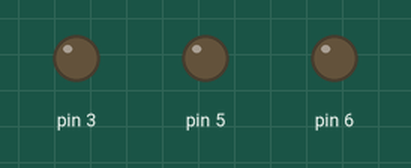
Bench run of a sketch on a simulated Arduino Uno, built with avr-gcc and run on an emulated ATmega328P. Shown: output pins drawn as LEDs (lit = HIGH).

Above: at 0.1 s.
At 0.7 s:
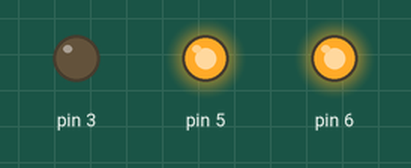
At 1.3 s:
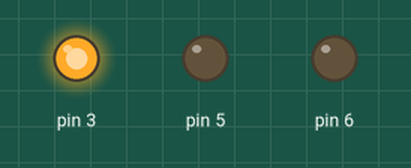
At 1.71 s:
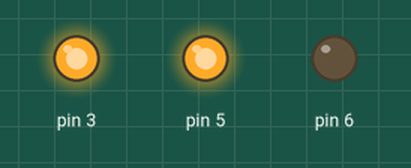
At 3.11 s:
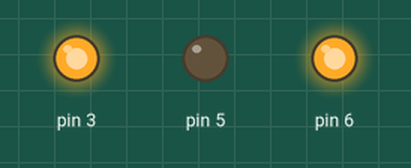
At 4.32 s:
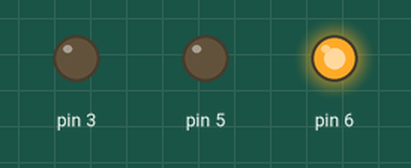
Timing chart, 0 to 4.6 s (numbered marks = the images above):
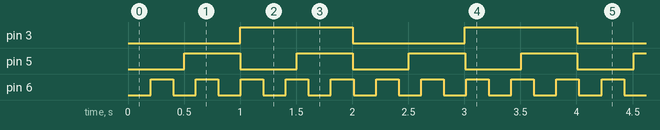

Measured:
- by itself, pin 3: alternates HIGH for 1.0 s and LOW for 1.0 s
- by itself, pin 5: alternates HIGH for 0.50 s and LOW for 0.50 s
- by itself, pin 6: alternates HIGH for 0.20 s and LOW for 0.20 s

The sketch:

BlinkMany.ino
```cpp
class LED {
  public:
    int pin;
    int period;
    bool isLit;
    long lastChangeTime;

    LED(int thePin, int thePeriod) {
      pin = thePin;
      period = thePeriod;
      isLit = false;
      lastChangeTime = 0;
    }

    void doLoop(long currentTime) {
      if (currentTime > lastChangeTime + period) {
        if (isLit) {
          digitalWrite(pin, LOW);
        } else {
          digitalWrite(pin, HIGH);
        }
        isLit = !isLit;
        lastChangeTime = currentTime;
      }
    }
};

LED red(3, 1000);
LED yellow(5, 500);
LED green(6, 200);

void setup() {
  pinMode(red.pin, OUTPUT);
  pinMode(yellow.pin, OUTPUT);
  pinMode(green.pin, OUTPUT);
}

// the loop function runs over and over again forever
void loop() {
  long currentTime = millis();
  red.doLoop(currentTime);
  yellow.doLoop(currentTime);
  green.doLoop(currentTime);
}
```
